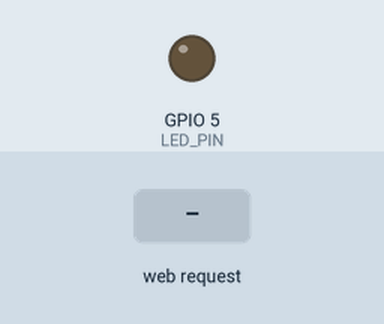
Simulated run of this sketch. Board: ESP32. Parts: output pins drawn as LEDs (lit = HIGH). Inputs (shaded band) come from the test bench. What the sketch prints to the serial monitor is not drawn.

Above: at 1.4 s.
1.5 s: HTTP request GET /toggle received
At 2.9 s:
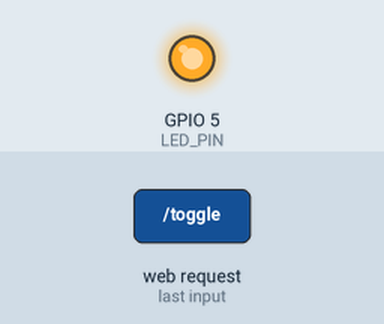
Timing chart, 0 to 4.5 s (numbered marks = the images above; inputs shaded):
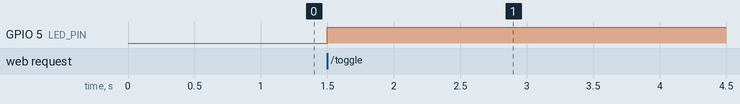

The sketch:

Wifi_Test.ino
```cpp
#include <WiFi.h>
#include <WebServer.h>

// ==== Access Point (ESP32 makes its own Wi-Fi) ====
const char* AP_SSID = "ESP32-LED_Pest_Filled";
const char* AP_PASS = "Ghoti9870$$";   // change if you want

// Try these in order if yours doesn't blink on 2:
int LED_PIN = 5;   // common onboard LED (sometimes 2, 5, 13)
bool ledOn = false;

WebServer server(80);

const char* PAGE = R"HTML(
<!doctype html><meta name=viewport content="width=device-width,initial-scale=1">
<style>
  body{font-family:system-ui;margin:2rem}
  button{font-size:2rem;padding:1rem 2rem}
  .row{margin:.5rem 0}
</style>
<h1>ESP32 LED</h1>
<div class=row>Status: <b id=s>?</b></div>
<button onclick="fetch('/toggle').then(()=>refresh())">Toggle</button>
<script>
function refresh(){ fetch('/state').then(r=>r.text()).then(t=>s.textContent=t) }
refresh();
</script>
)HTML";

void setup() {
  Serial.begin(115200);
  delay(200);

  // LED
  pinMode(LED_PIN, OUTPUT);
  digitalWrite(LED_PIN, LOW);

  // Wi-Fi AP
  WiFi.mode(WIFI_AP);
  WiFi.softAP(AP_SSID, AP_PASS);
  Serial.print("Connect to Wi-Fi: "); Serial.println(AP_SSID);
  Serial.print("Password: "); Serial.println(AP_PASS);
  Serial.print("Open in browser: http://"); Serial.println(WiFi.softAPIP());

  // Routes
  server.on("/", [](){ server.send(200, "text/html", PAGE); });
  server.on("/toggle", [](){
    ledOn = !ledOn;
    digitalWrite(LED_PIN, ledOn ? HIGH : LOW);
    server.send(200, "text/plain", "ok");
  });
  server.on("/state", [](){ server.send(200, "text/plain", ledOn ? "ON" : "OFF"); });
  server.begin();
}

void loop() {
  server.handleClient();
}
```

Measured:
- after the input at 1.5 s, GPIO 5 (LED_PIN): LOW → HIGH at once
